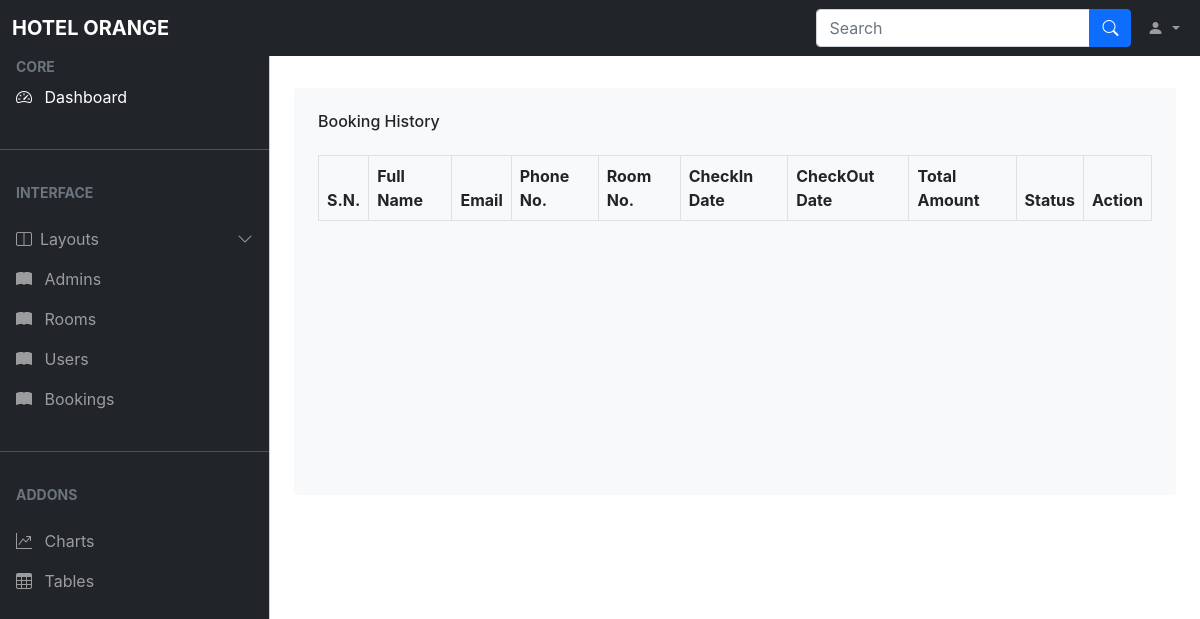
Before: /admin/history.php with the older database file.
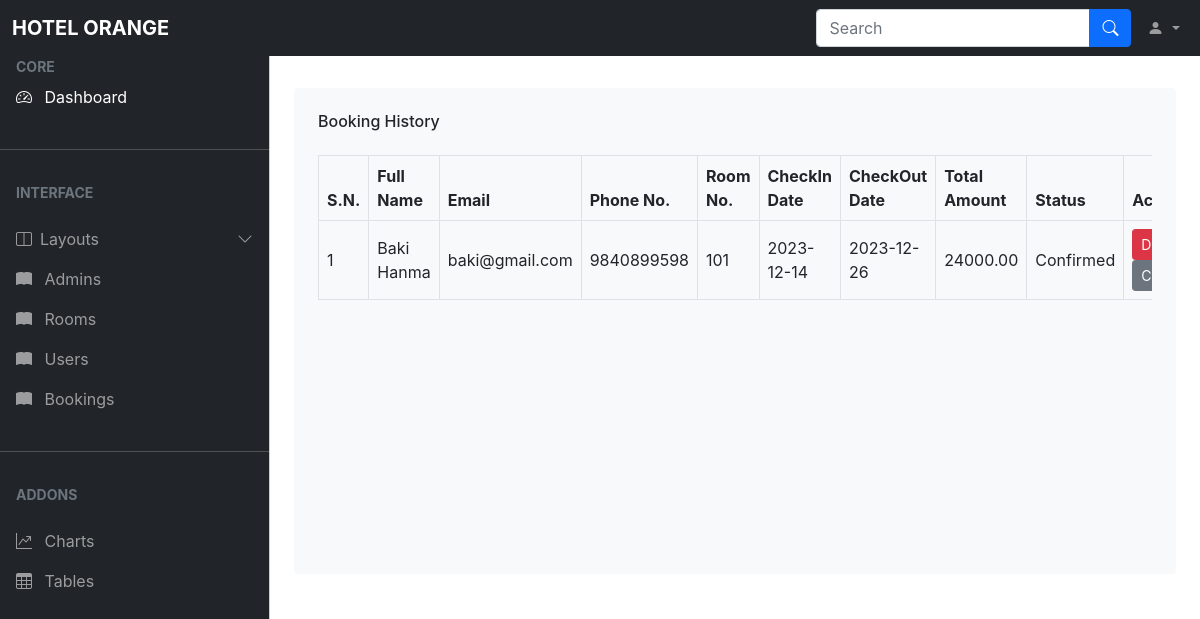
After: the same page with the newer database file.
### tables this page shows
CREATE TABLE `booking` (
  `id` int(11) NOT NULL,
  `room_id` int(11) NOT NULL,
  `fname` varchar(255) NOT NULL,
  `email` varchar(255) NOT NULL,
  `phone` varchar(15) NOT NULL,
  `checkin_date` date NOT NULL,
  `checkout_date` date NOT NULL,
  `status` enum('Confirmed','Cancelled','Pending') DEFAULT 'Pending',
  `total_amount` decimal(10,2) NOT NULL
);

### admin/history.php (the view, shortened to what this page needs)
<?php
    include('../admin/ad_nav.php');
?>
</head>
<body>
<main class="mt-5 pt-3">
    <div class="container-fluid pt-4 px-4">
        <div class="bg-light text-center rounded p-4">
            <div class="d-flex align-items-center justify-content-between mb-4">
                <h6 class="mb-0">Booking History</h6>
            </div>
            <div class="table-responsive " style="padding-bottom:250px;">
                <table class="table text-start align-middle table-bordered table-hover mb-0">
                    <thead>
                        <tr class="text-dark">
                            <th scope="col">S.N.</th>
                            <th scope="col">Full Name</th>
                            <th scope="col">Email</th>
                            <th scope="col">Phone No.</th>
                            <th scope="col">Room No.</th>
                            <th scope="col">CheckIn Date</th>
                            <th scope="col">CheckOut Date</th>
                            <th scope="col">Total Amount</th>
                            <th scope="col">Status</th>
                            <th scope="col">Action</th>
                        </tr>
                    </thead>
                    <tbody>
                        <?php
                            $sql = "SELECT * FROM booking";
                            $res = mysqli_query($conn, $sql);
                            if($res == TRUE){
                                $count = mysqli_num_rows($res);
                                $sn = 1;
                                if($count > 0){
                                    while($rows = mysqli_fetch_assoc($res)){
                                        $id = $rows['id'];
                                        $fname = $rows['fname'];
                                        $email = $rows['email'];
                                        $phone = $rows['phone'];
                                        $room_id = $rows['room_id'];
                                        $checkin_date = $rows['checkin_date'];
                                        $checkout_date = $rows['checkout_date'];
                                        $total_amount = $rows['total_amount'];
                                        $status = $rows['status'];
                        ?>
                        <tr>
                            <td><?php echo $sn++ ?></td>
                            <td><?php echo $fname ?></td>
                            <td><?php echo $email ?></td>
                            <td><?php echo $phone ?></td>
                            <td><?php echo $room_id ?></td>
                            <td><?php echo $checkin_date ?></td>
                            <td><?php echo $checkout_date ?></td>
                            <td><?php echo $total_amount ?></td>
                            <td><?php echo $status ?></td>
                            <td>
                            <a class="btn btn-sm btn-danger" href="<?php echo siteurl;?>admin/delete_booking.php?id=<?php echo $id;?>">Delete</a>
                                <div class="btn-group">
                                    <button type="button" class="btn btn-sm btn-secondary dropdown-toggle" data-bs-toggle="dropdown" aria-expanded="false">
                                        Change Status
                                    </button>
                                </div>
                            </td>
                        </tr>
                        <?php
                            }
                        }
                    }
                    ?>
                    </tbody>
                </table>
            </div>
        </div>
    </div>
</main>
</body>

Changed rows visible on the page:
added booking: fname "Baki Hanma", email "baki@gmail.com", phone "9840899598", room "101", checkin_date "2023-12-14", checkout_date "2023-12-26", total_amount "24000.00", status "Confirmed"
